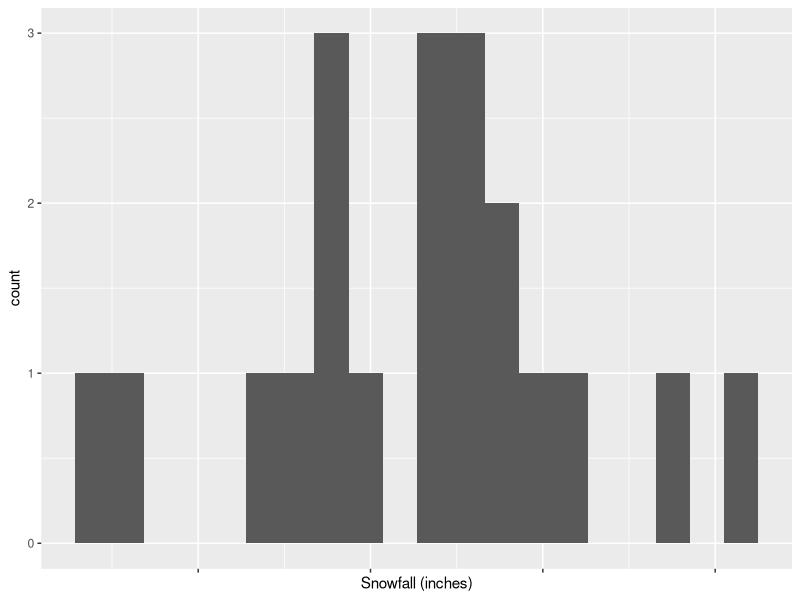
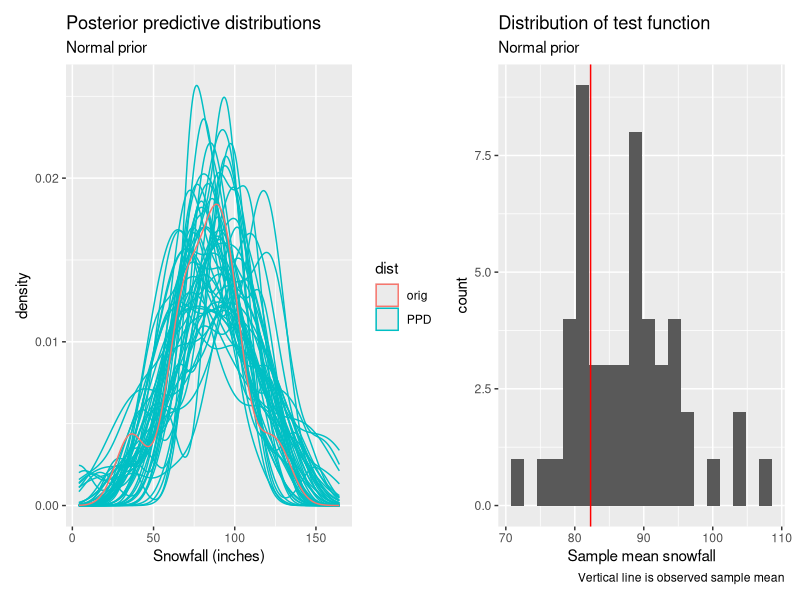
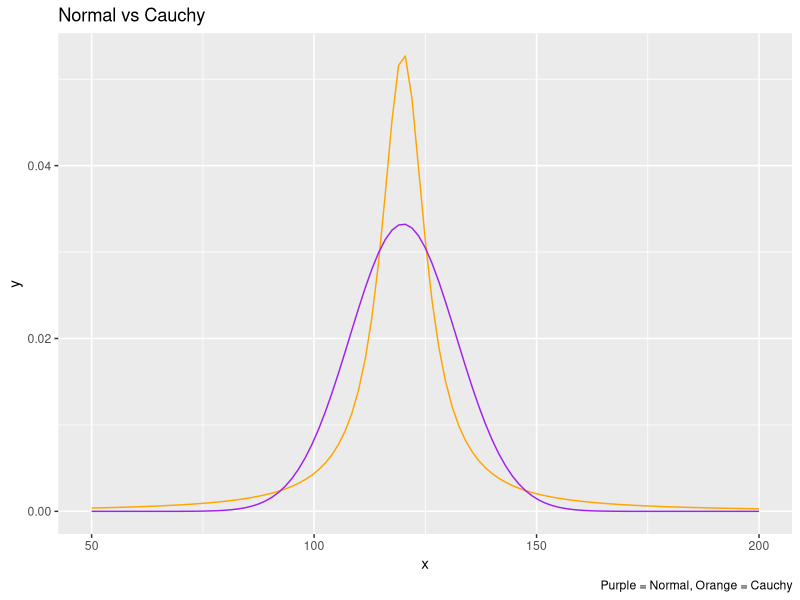
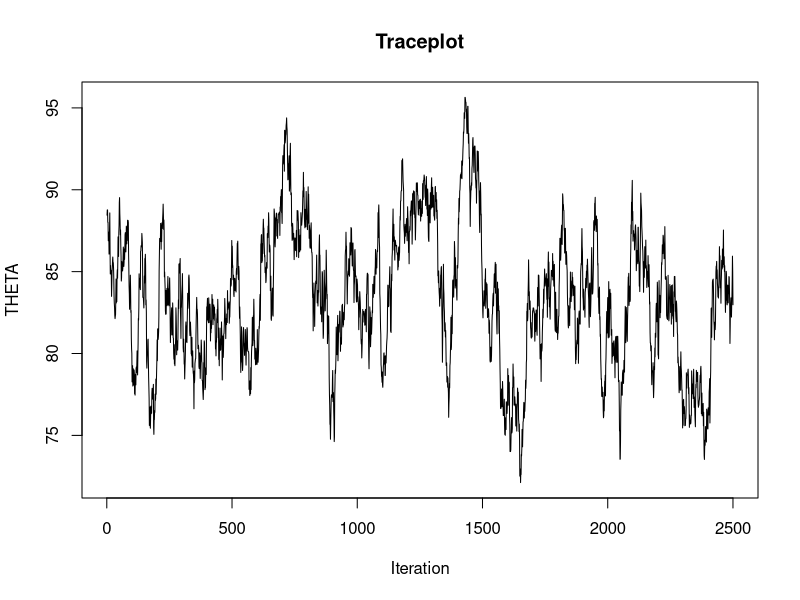
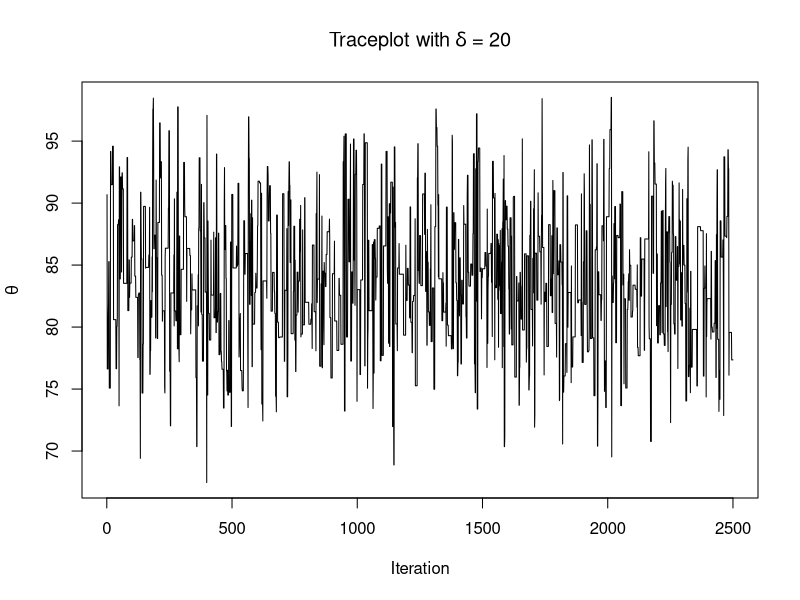
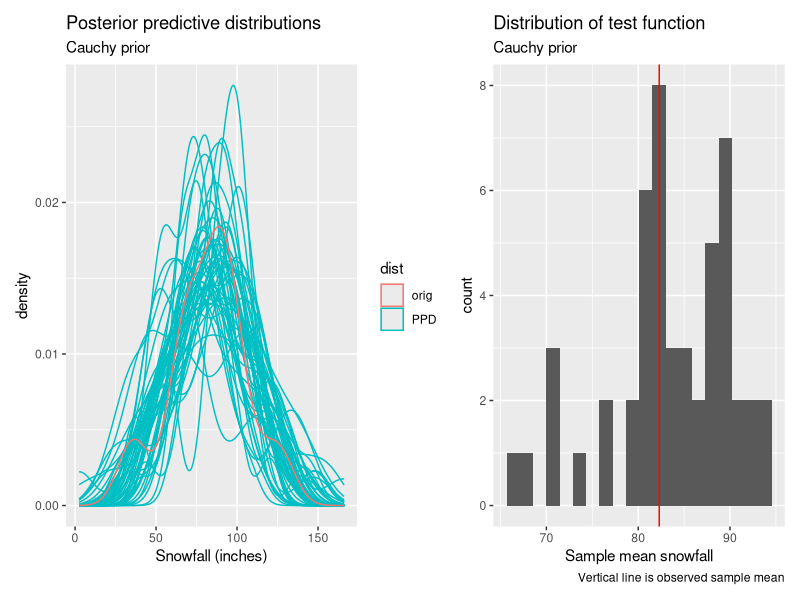

R code for these plots, in order:
## ---- chunk 1
library(tidyverse)
library(patchwork)
knitr::opts_chunk$set(fig.width = 5, fig.height = 2.5, echo = F, message= F)
## ---- chunk 2
snow <- read_csv("../handouts/burlington_snow.csv")
y <- snow$snowfall
n <- length(y)
s2 <- var(y)
ybar <- mean(y)

samp_theta <- function(delta){
  THETA <- rep(NA, S)
  # keep track of how many times we accept
  accept_vec <- rep(0, S)
  # initialize 
  theta <- loc0
  for(s in 1:S){
    # step 1: propose
    theta_prop <- rnorm(1, theta, delta) # remember, rnorm() takes sd
    
    # step 2: calculate acceptance ratio (demonstrate why we log instead of prod)
    log_r <- sum(dnorm(y, theta_prop, sqrt(s2), log = T)) -
      sum(dnorm(y, theta, sqrt(s2), log = T)) +
      dcauchy(theta_prop, loc0, scale0, log = T) -
      dcauchy(theta, loc0, scale0, log = T)
    
    # could also do this manually "by hand" by typing out the PDFs, getting rid of proportionality 
    # log_r <- (-0.5)/s2 * sum((y - theta_prop)^2) -
    #   (-0.5)/s2 * sum((y - theta)^2) +
    #   - log(1 + ((theta_prop - loc0)/scale0)^2) -
    #   - log(1 + ((theta- loc0)/scale0)^2)
    
    
    # step 3: decide
    u <- runif(1)
    # remember: r is on log scale
    if(log(u) < log_r){
      theta <- theta_prop
      accept_vec[s] <- 1
    } 
    # else: keep theta where it currently is
    
    ## STORE
    THETA[s] <- theta
  }
  
  THETA <- THETA[-c(1:(S/2))]
  return(list(THETA = THETA, accept_vec = accept_vec))
}

## ---- chunk 3
ggplot(snow, aes(x = snowfall)) +
  geom_histogram(bins = 20) +
  labs(x = "Snowfall (inches)") +
  theme(axis.text.x = element_blank())
## ---- chunk 4
s20 <- 12^2
mu0 <- 10*12

# posterior for theta is N(mu_n, s2_n) as defined below
s2_n <- 1/(1/s20 + n/s2)
mu_n <- s2_n * (mu0/s20 + sum(y)/s2)

# let's get 50 PPDs
set.seed(8)
B <- 50
y_ppd_ls <- list()
for(b in 1:B){
  theta_post_b <- rnorm(1,  mu_n, sqrt(s2_n))
  y_ppd_ls[[b]] <- data.frame(y = rnorm(n, theta_post_b, sqrt(s2)),
                     iter = b, dist = "PPD")
}
y_ppd_ls[[b+1]] <- data.frame(y = y, iter = b+1, dist = "orig" )
p1 <- do.call(rbind, y_ppd_ls) |>
  mutate(iter = factor(iter)) |>
  ggplot(aes(x = y, group = iter, col = dist)) +
  geom_density() +
  labs(x = "Snowfall (inches)", title = "Posterior predictive distributions",
       subtitle = "Normal prior")

p2 <- do.call(rbind, y_ppd_ls) |>
  filter(dist == "PPD") |>
  group_by(iter) |>
  summarise(mean = mean(y)) |>
  ggplot(aes(x = mean)) +
  geom_histogram(bins = 20) +
  geom_vline(xintercept = ybar, col = "red") +
  labs(x = "Sample mean snowfall", title = "Distribution of test function",
       subtitle = "Normal prior",
       caption = "Vertical line is observed sample mean")
p1 + p2
## ---- chunk 5
qcauchy(0.15, 120, 6)/12 # convert to feet
qcauchy(0.85, 120, 6)/12 
## ---- chunk 6
ggplot(data.frame(x = c(50, 200)), aes(x)) +
  stat_function(fun = dcauchy, args = list(location = 120, scale = 6), col = "orange") +
  stat_function(fun = dnorm, args = list(mean = mu0, sd = sqrt(s20)), col = "purple") +
  labs(title = "Normal vs Cauchy",
       caption = "Purple = Normal, Orange = Cauchy")
## ---- chunk 7
set.seed(412)
snow <- read_csv("../handouts/burlington_snow.csv")
y <- snow$snowfall
n <- length(y)
s2 <- var(y)
ybar <- mean(y)
loc0 <- 10*12
scale0 <- 12*(0.5)
S <- 5000
THETA <- rep(NA, S)

# keep track of how many times we accept
accept_vec <- rep(0, S)
delta <- 1 # a proposal of 1 inch 
# initialize 
theta <- loc0
for(s in 1:S){
  # step 1: propose
  theta_prop <- rnorm(1, theta, delta) 
  
  # step 2: calculate acceptance ratio (demonstrate why we log instead of prod)
  log_r <- sum(dnorm(y, theta_prop, sqrt(s2), log = T)) -
    sum(dnorm(y, theta, sqrt(s2), log = T)) +
    dcauchy(theta_prop, loc0, scale0, log = T) -
    dcauchy(theta, loc0, scale0, log = T)
  
  # step 3: decide
  u <- runif(1)
  if(log(u) < log_r){ # remember: r is on log scale
    theta <- theta_prop
    accept_vec[s] <- 1 
  } 
  # else: keep theta where it currently is
  
  ## STORE like usual
  THETA[s] <- theta
}

# burn
THETA <- THETA[-c(1:(S/2))]
## ---- chunk 8
plot(THETA, type = "l", xlab = "Iteration", main = "Traceplot")
## ---- chunk 9
mean(accept_vec)
## ---- chunk 10
set.seed(8)
delta2 <- 20
ret <- samp_theta(delta = delta2)
THETA2 <- ret$THETA
plot(THETA2, type = "l", xlab = "Iteration", ylab = expression(theta), main = expression(paste("Traceplot with" ~ delta ~ "=" ~ 20)))
accept_vec2 <- ret$accept_vec
accept_prob <- mean(accept_vec2)
## ---- chunk 11
# let's get PPDs
ids <- sample(1:(S/2), B)
y_ppd_ls <- list()
for(b in 1:B){
  theta_post_b <- THETA2[ids[b]]
  y_ppd_ls[[b]] <- data.frame(y = rnorm(n, theta_post_b, sqrt(s2)),
                     iter = b, dist = "PPD")
}
y_ppd_ls[[b+1]] <- data.frame(y = y, iter = b+1, dist = "orig" )
p1 <- do.call(rbind, y_ppd_ls) |>
  mutate(iter = factor(iter)) |>
  ggplot(aes(x = y, group = iter, col = dist)) +
  geom_density()+
  labs(x = "Snowfall (inches)", title = "Posterior predictive distributions",
       subtitle = "Cauchy prior")
p2 <- do.call(rbind, y_ppd_ls) |>
  filter(dist == "PPD") |>
  group_by(iter) |>
  summarise(mean = mean(y)) |>
  ggplot(aes(x = mean)) +
  geom_histogram(bins = 20) +
  geom_vline(xintercept = ybar, col = "red")+
  labs(x = "Sample mean snowfall", title = "Distribution of test function",
       subtitle = "Cauchy prior",
       caption = "Vertical line is observed sample mean")
p1 + p2
## ---- chunk 12
post_mean<- mean(THETA2)/12
## ---- chunk 13
# set for demonstration
theta <- 100
theta_prop <- 102

# using R's functions
sum(dnorm(y, theta_prop, sqrt(s2), log = T)) -
    sum(dnorm(y, theta, sqrt(s2), log = T)) +
    dcauchy(theta_prop, loc0, scale0, log = T) -
    dcauchy(theta, loc0, scale0, log = T)
## ---- chunk 14
# typing out the densities ourselves (up to proportionality)
(-0.5)/s2 * sum((y - theta_prop)^2) - # log likelihood under theta_prop
  (-0.5)/s2 * sum((y - theta)^2) + # log likelihood under current theta
  - log(1 + ((theta_prop - loc0)/scale0)^2) - # log prior at theta_prop
  - log(1 + ((theta- loc0)/scale0)^2) # log prior at current theta
